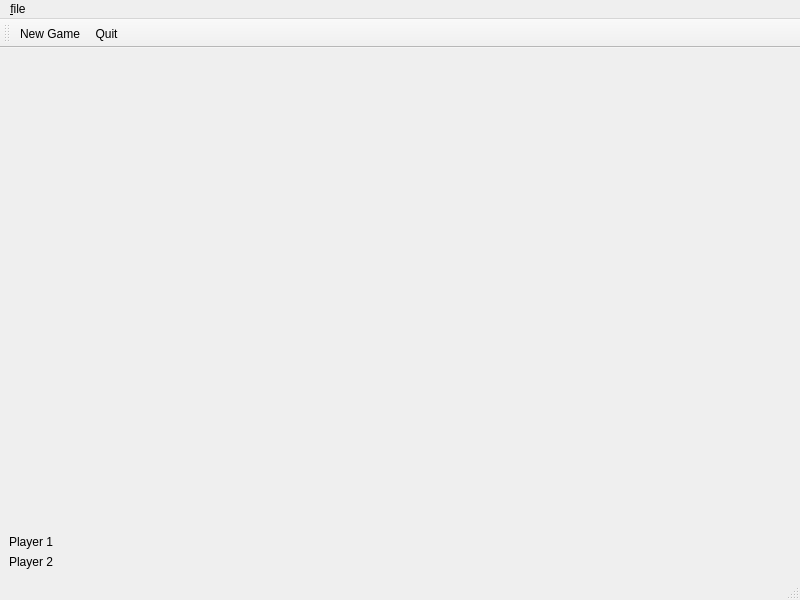
<?xml version="1.0" encoding="UTF-8"?>
<ui version="4.0">
 <class>MainWindow</class>
 <widget class="QMainWindow" name="MainWindow">
  <property name="geometry">
   <rect>
    <x>0</x>
    <y>0</y>
    <width>800</width>
    <height>600</height>
   </rect>
  </property>
  <property name="windowTitle">
   <string>MainWindow</string>
  </property>
  <widget class="QWidget" name="centralwidget">
   <layout class="QVBoxLayout" name="verticalLayout">
    <item>
     <widget class="TicTacToeWidget" name="GameBoard" native="true"/>
    </item>
    <item>
     <widget class="QLabel" name="Player1Name">
      <property name="sizePolicy">
       <sizepolicy hsizetype="Preferred" vsizetype="Fixed">
        <horstretch>0</horstretch>
        <verstretch>0</verstretch>
       </sizepolicy>
      </property>
      <property name="text">
       <string>Player 1</string>
      </property>
     </widget>
    </item>
    <item>
     <widget class="QLabel" name="Player2Name">
      <property name="sizePolicy">
       <sizepolicy hsizetype="Preferred" vsizetype="Fixed">
        <horstretch>0</horstretch>
        <verstretch>0</verstretch>
       </sizepolicy>
      </property>
      <property name="text">
       <string>Player 2</string>
      </property>
     </widget>
    </item>
   </layout>
  </widget>
  <widget class="QMenuBar" name="menubar">
   <property name="geometry">
    <rect>
     <x>0</x>
     <y>0</y>
     <width>800</width>
     <height>21</height>
    </rect>
   </property>
   <widget class="QMenu" name="menu_file">
    <property name="title">
     <string>&amp;file</string>
    </property>
    <addaction name="actionNewGame"/>
    <addaction name="actionQuit"/>
   </widget>
   <addaction name="menu_file"/>
  </widget>
  <widget class="QStatusBar" name="statusbar"/>
  <widget class="QToolBar" name="toolBar">
   <property name="windowTitle">
    <string>toolBar</string>
   </property>
   <attribute name="toolBarArea">
    <enum>TopToolBarArea</enum>
   </attribute>
   <attribute name="toolBarBreak">
    <bool>false</bool>
   </attribute>
   <addaction name="actionNewGame"/>
   <addaction name="actionQuit"/>
  </widget>
  <action name="actionNewGame">
   <property name="text">
    <string>New Game</string>
   </property>
   <property name="toolTip">
    <string>Start New Game</string>
   </property>
   <property name="shortcut">
    <string>Ctrl+N</string>
   </property>
  </action>
  <action name="actionQuit">
   <property name="text">
    <string>Quit</string>
   </property>
   <property name="toolTip">
    <string>Quit the game</string>
   </property>
   <property name="shortcut">
    <string>Ctrl+Q</string>
   </property>
  </action>
 </widget>
 <customwidgets>
  <customwidget>
   <class>TicTacToeWidget</class>
   <extends>QWidget</extends>
   <header>tictactoewidget.h</header>
   <container>1</container>
  </customwidget>
 </customwidgets>
 <resources/>
 <connections/>
</ui>
